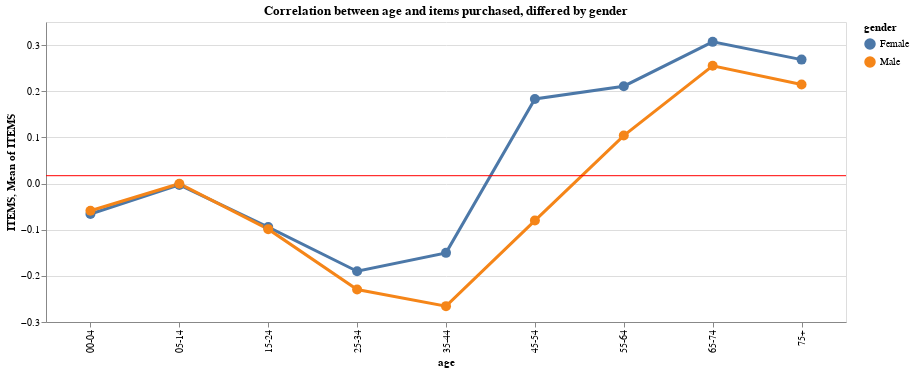

The notebook cell saved with this chart:
### Code cell
bar = alt.Chart(df_gender_age_correlation_analysis).mark_line(point=True, strokeWidth=3).encode(
    x='age',
    y='ITEMS',
    color='gender',
    tooltip = ["age", "ITEMS", "gender"])\
.properties(title='Correlation between age and items purchased, differed by gender')

rule = alt.Chart(df_gender_age_correlation_analysis).mark_rule(color='red').encode(
    y='mean(ITEMS)'
)

(bar + rule).properties(width=800).configure_point(size=100)

### Figure 1 — Vega-Lite specification as saved in the notebook (floating-point values rounded to 4 significant figures)
{"config": {"view": {"continuousWidth": 400, "continuousHeight": 300}, "point": {"size": 100}}, "layer": [{"mark": {"type": "line", "point": true, "strokeWidth": 3}, "encoding": {"color": {"type": "nominal", "field": "gender"}, "tooltip": [{"type": "nominal", "field": "age"}, {"type": "quantitative", "field": "ITEMS"}, {"type": "nominal", "field": "gender"}], "x": {"type": "nominal", "field": "age"}, "y": {"type": "quantitative", "field": "ITEMS"}}, "title": "Correlation between age and items purchased, differed by gender"}, {"mark": {"type": "rule", "color": "red"}, "encoding": {"y": {"type": "quantitative", "aggregate": "mean", "field": "ITEMS"}}}], "data": {"name": "data-7f9e50cee2bdfea215ed228b44290e0f"}, "width": 800, "$schema": "https://vega.github.io/schema/vega-lite/v4.8.1.json", "datasets": {"data-7f9e50cee2bdfea215ed228b44290e0f": [{"gender": "Female", "age": "00-04", "ITEMS": -0.06594, "NIC": -0.0567}, {"gender": "Female", "age": "05-14", "ITEMS": -0.003043, "NIC": 0.005765}, {"gender": "Female", "age": "15-24", "ITEMS": -0.09441, "NIC": -0.08758}, {"gender": "Female", "age": "25-34", "ITEMS": -0.1901, "NIC": -0.1847}, {"gender": "Female", "age": "35-44", "ITEMS": -0.1502, "NIC": -0.12}, {"gender": "Female", "age": "45-54", "ITEMS": 0.1833, "NIC": 0.196}, {"gender": "Female", "age": "55-64", "ITEMS": 0.2109, "NIC": 0.1991}, {"gender": "Female", "age": "65-74", "ITEMS": 0.307, "NIC": 0.2973}, {"gender": "Female", "age": "75+", "ITEMS": 0.2685, "NIC": 0.2737}, {"gender": "Male", "age": "00-04", "ITEMS": -0.05892, "NIC": -0.0501}, {"gender": "Male", "age": "05-14", "ITEMS": -0.0003832, "NIC": 0.00885}, {"gender": "Male", "age": "15-24", "ITEMS": -0.09884, "NIC": -0.09708}, {"gender": "Male", "age": "25-34", "ITEMS": -0.2297, "NIC": -0.2388}, {"gender": "Male", "age": "35-44", "ITEMS": -0.2656, "NIC": -0.2621}, {"gender": "Male", "age": "45-54", "ITEMS": -0.08026, "NIC": -0.08214}, {"gender": "Male", "age": "55-64", "ITEMS": 0.1039, "NIC": 0.08569}, {"gender": "Male", "age": "65-74", "ITEMS": 0.2551, "NIC": 0.2346}, {"gender": "Male", "age": "75+", "ITEMS": 0.2147, "NIC": 0.2093}]}}
